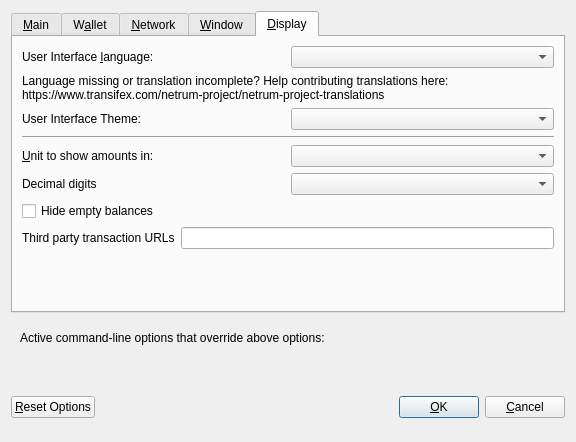
<?xml version="1.0" encoding="UTF-8"?>
<ui version="4.0">
 <class>OptionsDialog</class>
 <widget class="QDialog" name="OptionsDialog">
  <property name="geometry">
   <rect>
    <x>0</x>
    <y>0</y>
    <width>576</width>
    <height>442</height>
   </rect>
  </property>
  <property name="windowTitle">
   <string>Options</string>
  </property>
  <property name="modal">
   <bool>true</bool>
  </property>
  <layout class="QVBoxLayout" name="verticalLayout">
   <item>
    <widget class="QTabWidget" name="tabWidget">
     <property name="currentIndex">
      <number>4</number>
     </property>
     <widget class="QWidget" name="tabMain">
      <attribute name="title">
       <string>&amp;Main</string>
      </attribute>
      <layout class="QVBoxLayout" name="verticalLayout_Main">
       <item>
        <widget class="QCheckBox" name="bitcoinAtStartup">
         <property name="toolTip">
          <string>Automatically start Netrum after logging in to the system.</string>
         </property>
         <property name="text">
          <string>&amp;Start Netrum on system login</string>
         </property>
        </widget>
       </item>
       <item>
        <layout class="QHBoxLayout" name="horizontalLayout_2_Main">
         <item>
          <widget class="QLabel" name="databaseCacheLabel">
           <property name="text">
            <string>Size of &amp;database cache</string>
           </property>
           <property name="textFormat">
            <enum>Qt::PlainText</enum>
           </property>
           <property name="buddy">
            <cstring>databaseCache</cstring>
           </property>
          </widget>
         </item>
         <item>
          <widget class="QSpinBox" name="databaseCache"/>
         </item>
         <item>
          <widget class="QLabel" name="databaseCacheUnitLabel">
           <property name="text">
            <string>MB</string>
           </property>
           <property name="textFormat">
            <enum>Qt::PlainText</enum>
           </property>
          </widget>
         </item>
         <item>
          <spacer name="horizontalSpacer_2_Main">
           <property name="orientation">
            <enum>Qt::Horizontal</enum>
           </property>
           <property name="sizeHint" stdset="0">
            <size>
             <width>40</width>
             <height>20</height>
            </size>
           </property>
          </spacer>
         </item>
        </layout>
       </item>
       <item>
        <layout class="QHBoxLayout" name="horizontalLayout_3_Main">
         <item>
          <widget class="QLabel" name="threadsScriptVerifLabel">
           <property name="text">
            <string>Number of script &amp;verification threads</string>
           </property>
           <property name="textFormat">
            <enum>Qt::PlainText</enum>
           </property>
           <property name="buddy">
            <cstring>threadsScriptVerif</cstring>
           </property>
          </widget>
         </item>
         <item>
          <widget class="QSpinBox" name="threadsScriptVerif">
           <property name="toolTip">
            <string>(0 = auto, &lt;0 = leave that many cores free)</string>
           </property>
          </widget>
         </item>
         <item>
          <spacer name="horizontalSpacer_3_Main">
           <property name="orientation">
            <enum>Qt::Horizontal</enum>
           </property>
           <property name="sizeHint" stdset="0">
            <size>
             <width>40</width>
             <height>20</height>
            </size>
           </property>
          </spacer>
         </item>
        </layout>
       </item>
       <item>
        <spacer name="verticalSpacer_2">
         <property name="orientation">
          <enum>Qt::Vertical</enum>
         </property>
         <property name="sizeHint" stdset="0">
          <size>
           <width>20</width>
           <height>40</height>
          </size>
         </property>
        </spacer>
       </item>
      </layout>
     </widget>
     <widget class="QWidget" name="tabWallet">
      <attribute name="title">
       <string>W&amp;allet</string>
      </attribute>
      <layout class="QVBoxLayout" name="verticalLayout_Wallet">
       <item>
        <layout class="QHBoxLayout" name="horizontalLayout_2_Wallet">
         <item>
          <widget class="QLabel" name="labelStakeSplitThresholdText">
           <property name="text">
            <string>Stake split threshold:</string>
           </property>
          </widget>
         </item>
         <item>
          <widget class="QSpinBox" name="spinBoxStakeSplitThreshold">
           <property name="minimum">
            <number>1</number>
           </property>
           <property name="maximum">
            <number>999999</number>
           </property>
          </widget>
         </item>
        </layout>
       </item>
       <item>
        <widget class="QGroupBox" name="groupBox">
         <property name="title">
          <string>Expert</string>
         </property>
         <layout class="QVBoxLayout" name="verticalLayout_2">
          <item>
           <widget class="QCheckBox" name="coinControlFeatures">
            <property name="toolTip">
             <string>Whether to show coin control features or not.</string>
            </property>
            <property name="text">
             <string>Enable coin &amp;control features</string>
            </property>
           </widget>
          </item>
          <item>
           <widget class="QCheckBox" name="showMasternodesTab">
            <property name="toolTip">
             <string>Show additional tab listing all your masternodes in first sub-tab&lt;br/&gt;and all masternodes on the network in second sub-tab.</string>
            </property>
            <property name="text">
             <string>Show Masternodes Tab</string>
            </property>
           </widget>
          </item>
          <item>
           <widget class="QCheckBox" name="spendZeroConfChange">
            <property name="toolTip">
             <string>If you disable the spending of unconfirmed change, the change from a transaction&lt;br/&gt;cannot be used until that transaction has at least one confirmation.&lt;br/&gt;This also affects how your balance is computed.</string>
            </property>
            <property name="text">
             <string>&amp;Spend unconfirmed change</string>
            </property>
           </widget>
          </item>
         </layout>
        </widget>
       </item>
       <item>
        <spacer name="verticalSpacer_Wallet">
         <property name="orientation">
          <enum>Qt::Vertical</enum>
         </property>
         <property name="sizeHint" stdset="0">
          <size>
           <width>20</width>
           <height>40</height>
          </size>
         </property>
        </spacer>
       </item>
      </layout>
     </widget>
     <widget class="QWidget" name="tabNetwork">
      <attribute name="title">
       <string>&amp;Network</string>
      </attribute>
      <layout class="QVBoxLayout" name="verticalLayout_Network">
       <item>
        <widget class="QCheckBox" name="mapPortUpnp">
         <property name="toolTip">
          <string>Automatically open the Netrum client port on the router. This only works when your router supports UPnP and it is enabled.</string>
         </property>
         <property name="text">
          <string>Map port using &amp;UPnP</string>
         </property>
        </widget>
       </item>
       <item>
        <widget class="QCheckBox" name="allowIncoming">
         <property name="toolTip">
          <string>Accept connections from outside</string>
         </property>
         <property name="text">
          <string>Allow incoming connections</string>
         </property>
        </widget>
       </item>
       <item>
        <widget class="QCheckBox" name="connectSocks">
         <property name="toolTip">
          <string>Connect to the Netrum network through a SOCKS5 proxy.</string>
         </property>
         <property name="text">
          <string>&amp;Connect through SOCKS5 proxy (default proxy):</string>
         </property>
        </widget>
       </item>
       <item>
        <layout class="QHBoxLayout" name="horizontalLayout_1_Network">
         <item>
          <widget class="QLabel" name="proxyIpLabel">
           <property name="text">
            <string>Proxy &amp;IP:</string>
           </property>
           <property name="textFormat">
            <enum>Qt::PlainText</enum>
           </property>
           <property name="buddy">
            <cstring>proxyIp</cstring>
           </property>
          </widget>
         </item>
         <item>
          <widget class="QValidatedLineEdit" name="proxyIp">
           <property name="minimumSize">
            <size>
             <width>140</width>
             <height>0</height>
            </size>
           </property>
           <property name="maximumSize">
            <size>
             <width>140</width>
             <height>16777215</height>
            </size>
           </property>
           <property name="toolTip">
            <string>IP address of the proxy (e.g. IPv4: 127.0.0.1 / IPv6: ::1)</string>
           </property>
          </widget>
         </item>
         <item>
          <widget class="QLabel" name="proxyPortLabel">
           <property name="text">
            <string>&amp;Port:</string>
           </property>
           <property name="textFormat">
            <enum>Qt::PlainText</enum>
           </property>
           <property name="buddy">
            <cstring>proxyPort</cstring>
           </property>
          </widget>
         </item>
         <item>
          <widget class="QLineEdit" name="proxyPort">
           <property name="minimumSize">
            <size>
             <width>55</width>
             <height>0</height>
            </size>
           </property>
           <property name="maximumSize">
            <size>
             <width>55</width>
             <height>16777215</height>
            </size>
           </property>
           <property name="toolTip">
            <string>Port of the proxy (e.g. 9050)</string>
           </property>
          </widget>
         </item>
         <item>
          <spacer name="horizontalSpacer_1_Network">
           <property name="orientation">
            <enum>Qt::Horizontal</enum>
           </property>
           <property name="sizeHint" stdset="0">
            <size>
             <width>40</width>
             <height>20</height>
            </size>
           </property>
          </spacer>
         </item>
        </layout>
       </item>
       <item>
        <spacer name="verticalSpacer_Network">
         <property name="orientation">
          <enum>Qt::Vertical</enum>
         </property>
         <property name="sizeHint" stdset="0">
          <size>
           <width>20</width>
           <height>40</height>
          </size>
         </property>
        </spacer>
       </item>
      </layout>
     </widget>
     <widget class="QWidget" name="tabWindow">
      <attribute name="title">
       <string>&amp;Window</string>
      </attribute>
      <layout class="QVBoxLayout" name="verticalLayout_Window">
       <item>
        <widget class="QCheckBox" name="minimizeToTray">
         <property name="toolTip">
          <string>Show only a tray icon after minimizing the window.</string>
         </property>
         <property name="text">
          <string>&amp;Minimize to the tray instead of the taskbar</string>
         </property>
        </widget>
       </item>
       <item>
        <widget class="QCheckBox" name="minimizeOnClose">
         <property name="toolTip">
          <string>Minimize instead of exit the application when the window is closed. When this option is enabled, the application will be closed only after selecting Quit in the menu.</string>
         </property>
         <property name="text">
          <string>M&amp;inimize on close</string>
         </property>
        </widget>
       </item>
       <item>
        <spacer name="verticalSpacer_Window">
         <property name="orientation">
          <enum>Qt::Vertical</enum>
         </property>
         <property name="sizeHint" stdset="0">
          <size>
           <width>20</width>
           <height>40</height>
          </size>
         </property>
        </spacer>
       </item>
      </layout>
     </widget>
     <widget class="QWidget" name="tabDisplay">
      <attribute name="title">
       <string>&amp;Display</string>
      </attribute>
      <layout class="QVBoxLayout" name="verticalLayout_Display">
       <item>
        <layout class="QHBoxLayout" name="horizontalLayout_1_Display">
         <item>
          <widget class="QLabel" name="langLabel">
           <property name="text">
            <string>User Interface &amp;language:</string>
           </property>
           <property name="textFormat">
            <enum>Qt::PlainText</enum>
           </property>
           <property name="buddy">
            <cstring>lang</cstring>
           </property>
          </widget>
         </item>
         <item>
          <widget class="QValueComboBox" name="lang">
           <property name="toolTip">
            <string>The user interface language can be set here. This setting will take effect after restarting Netrum.</string>
           </property>
          </widget>
         </item>
        </layout>
       </item>
       <item>
        <widget class="QLabel" name="label_3">
         <property name="toolTip">
          <string notr="true"/>
         </property>
         <property name="statusTip">
          <string notr="true"/>
         </property>
         <property name="whatsThis">
          <string notr="true"/>
         </property>
         <property name="accessibleName">
          <string notr="true"/>
         </property>
         <property name="text">
          <string>Language missing or translation incomplete? Help contributing translations here:
https://www.transifex.com/netrum-project/netrum-project-translations</string>
         </property>
         <property name="wordWrap">
          <bool>true</bool>
         </property>
         <property name="openExternalLinks">
          <bool>true</bool>
         </property>
         <property name="textInteractionFlags">
          <set>Qt::TextBrowserInteraction</set>
         </property>
        </widget>
       </item>
       <item>
        <layout class="QHBoxLayout" name="horizontalLayout_4_Display" stretch="0,0">
         <item>
          <widget class="QLabel" name="themeLabel">
           <property name="text">
            <string>User Interface Theme:</string>
           </property>
          </widget>
         </item>
         <item>
          <widget class="QValueComboBox" name="theme"/>
         </item>
        </layout>
       </item>
       <item>
        <widget class="Line" name="line">
         <property name="orientation">
          <enum>Qt::Horizontal</enum>
         </property>
        </widget>
       </item>
       <item>
        <layout class="QHBoxLayout" name="horizontalLayout_2_Display">
         <item>
          <widget class="QLabel" name="unitLabel">
           <property name="text">
            <string>&amp;Unit to show amounts in:</string>
           </property>
           <property name="textFormat">
            <enum>Qt::PlainText</enum>
           </property>
           <property name="buddy">
            <cstring>unit</cstring>
           </property>
          </widget>
         </item>
         <item>
          <widget class="QValueComboBox" name="unit">
           <property name="toolTip">
            <string>Choose the default subdivision unit to show in the interface and when sending coins.</string>
           </property>
          </widget>
         </item>
        </layout>
       </item>
       <item>
        <layout class="QHBoxLayout" name="horizontalLayout_5_Display">
         <item>
          <widget class="QLabel" name="digitsLabel">
           <property name="text">
            <string>Decimal digits</string>
           </property>
          </widget>
         </item>
         <item>
          <widget class="QValueComboBox" name="digits"/>
         </item>
        </layout>
       </item>
       <item>
        <widget class="QCheckBox" name="checkBoxHideZeroBalances">
         <property name="toolTip">
          <string>Hide empty balances</string>
         </property>
         <property name="layoutDirection">
          <enum>Qt::LeftToRight</enum>
         </property>
         <property name="text">
          <string>Hide empty balances</string>
         </property>
        </widget>
       </item>
       <item>
        <layout class="QHBoxLayout" name="horizontalLayout_3_Display">
         <item>
          <widget class="QLabel" name="thirdPartyTxUrlsLabel">
           <property name="toolTip">
            <string>Third party URLs (e.g. a block explorer) that appear in the transactions tab as context menu items. %s in the URL is replaced by transaction hash. Multiple URLs are separated by vertical bar |.</string>
           </property>
           <property name="text">
            <string>Third party transaction URLs</string>
           </property>
           <property name="buddy">
            <cstring>thirdPartyTxUrls</cstring>
           </property>
          </widget>
         </item>
         <item>
          <widget class="QLineEdit" name="thirdPartyTxUrls">
           <property name="toolTip">
            <string>Third party URLs (e.g. a block explorer) that appear in the transactions tab as context menu items. %s in the URL is replaced by transaction hash. Multiple URLs are separated by vertical bar |.</string>
           </property>
          </widget>
         </item>
        </layout>
       </item>
       <item>
        <spacer name="verticalSpacer">
         <property name="orientation">
          <enum>Qt::Vertical</enum>
         </property>
         <property name="sizeHint" stdset="0">
          <size>
           <width>20</width>
           <height>40</height>
          </size>
         </property>
        </spacer>
       </item>
      </layout>
     </widget>
    </widget>
   </item>
   <item>
    <widget class="QFrame" name="frame">
     <layout class="QVBoxLayout" name="verticalLayout_Bottom">
      <item>
       <layout class="QHBoxLayout" name="horizontalLayout_Bottom">
        <item>
         <widget class="QLabel" name="overriddenByCommandLineInfoLabel">
          <property name="text">
           <string>Active command-line options that override above options:</string>
          </property>
          <property name="textFormat">
           <enum>Qt::PlainText</enum>
          </property>
         </widget>
        </item>
        <item>
         <spacer name="horizontalSpacer_Bottom">
          <property name="orientation">
           <enum>Qt::Horizontal</enum>
          </property>
          <property name="sizeHint" stdset="0">
           <size>
            <width>40</width>
            <height>20</height>
           </size>
          </property>
         </spacer>
        </item>
       </layout>
      </item>
      <item>
       <widget class="QLabel" name="overriddenByCommandLineLabel">
        <property name="text">
         <string/>
        </property>
        <property name="textFormat">
         <enum>Qt::PlainText</enum>
        </property>
        <property name="wordWrap">
         <bool>true</bool>
        </property>
       </widget>
      </item>
     </layout>
    </widget>
   </item>
   <item>
    <layout class="QHBoxLayout" name="horizontalLayout_Buttons">
     <item>
      <widget class="QPushButton" name="resetButton">
       <property name="toolTip">
        <string>Reset all client options to default.</string>
       </property>
       <property name="text">
        <string>&amp;Reset Options</string>
       </property>
       <property name="autoDefault">
        <bool>false</bool>
       </property>
      </widget>
     </item>
     <item>
      <spacer name="horizontalSpacer_1">
       <property name="orientation">
        <enum>Qt::Horizontal</enum>
       </property>
       <property name="sizeHint" stdset="0">
        <size>
         <width>40</width>
         <height>48</height>
        </size>
       </property>
      </spacer>
     </item>
     <item>
      <widget class="QLabel" name="statusLabel">
       <property name="minimumSize">
        <size>
         <width>200</width>
         <height>0</height>
        </size>
       </property>
       <property name="font">
        <font>
         <weight>75</weight>
         <bold>true</bold>
        </font>
       </property>
       <property name="text">
        <string/>
       </property>
       <property name="textFormat">
        <enum>Qt::PlainText</enum>
       </property>
       <property name="wordWrap">
        <bool>true</bool>
       </property>
      </widget>
     </item>
     <item>
      <spacer name="horizontalSpacer_2">
       <property name="orientation">
        <enum>Qt::Horizontal</enum>
       </property>
       <property name="sizeHint" stdset="0">
        <size>
         <width>40</width>
         <height>48</height>
        </size>
       </property>
      </spacer>
     </item>
     <item>
      <widget class="QPushButton" name="okButton">
       <property name="text">
        <string>&amp;OK</string>
       </property>
       <property name="autoDefault">
        <bool>false</bool>
       </property>
       <property name="default">
        <bool>true</bool>
       </property>
      </widget>
     </item>
     <item>
      <widget class="QPushButton" name="cancelButton">
       <property name="text">
        <string>&amp;Cancel</string>
       </property>
       <property name="autoDefault">
        <bool>false</bool>
       </property>
      </widget>
     </item>
    </layout>
   </item>
  </layout>
 </widget>
 <customwidgets>
  <customwidget>
   <class>QValidatedLineEdit</class>
   <extends>QLineEdit</extends>
   <header>qvalidatedlineedit.h</header>
  </customwidget>
  <customwidget>
   <class>QValueComboBox</class>
   <extends>QComboBox</extends>
   <header>qvaluecombobox.h</header>
  </customwidget>
 </customwidgets>
 <resources/>
 <connections/>
</ui>
